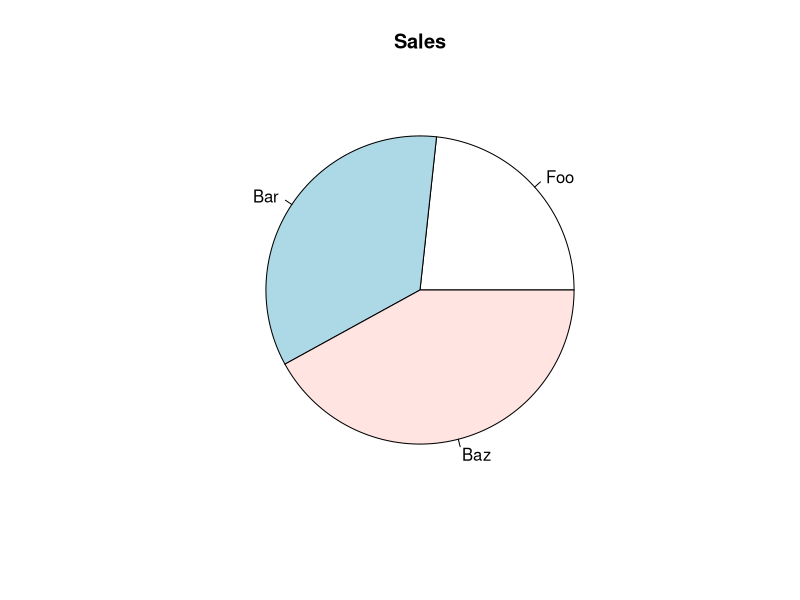

Here is the R script that generated this plot:
#
#    Note: ?pie gives a clue as to why pie charts are
#          a poor choice to convey information:
#
#         «Pie charts are a very bad way of displaying information.
#          The eye is good at judging linear measures and bad at
#          judging relative areas. A bar chart or dot chart is a
#          preferable way of displaying this type of data.»
#
#    See ../examples/colors/hue.R on how pie might be used.

x11()

sales <- c(51, 76, 92)
names(sales) <- c('Foo', 'Bar', 'Baz')

pie(sales, main="Sales") 
z <- locator(1)
